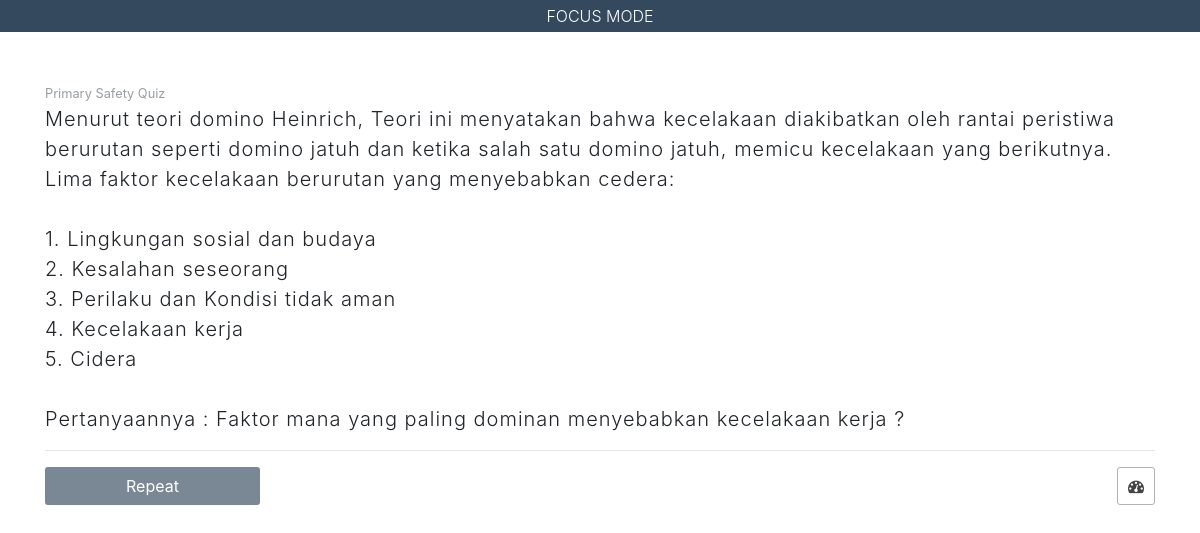
/dashboard/focus/index.php?id=1 (signed in), run on the app's committed database.
### tables this page shows
CREATE TABLE `m_questions` (
  `id` int(10) NOT NULL,
  `no` varchar(3) NOT NULL,
  `question` text NOT NULL,
  `answer` text NOT NULL,
  `sheet` enum('primary','secondary','occupational','disaster','posting') NOT NULL,
  `category` text NOT NULL
);

### dashboard/focus/index.php (the view, shortened to what this page needs)
<?php
  include_once('../../config/connection.php');
  $query        = "SELECT * FROM m_questions WHERE id= ".$_GET['id'];
  $getData      = mysqli_query($link, $query);
  $data         = mysqli_fetch_assoc($getData);
  $sheets = '';
  if('primary' == $data['sheet']){
    $sheets .= 'Primary Safety Quiz';
  } else if('secondary' == $data['sheet']){
    $sheets .= 'Secondary Safety Quiz';
  } else if('occupational' == $data['sheet']){
    $sheets .= 'Occupational Health Quiz';
  } else if('disaster' == $data['sheet']){
    $sheets .= 'Disaster Prevention';
  } else if('posting' == $data['sheet']){
    $sheets .= 'Posting Article Quiz';
  }
?>
<!doctype html>
<html lang="en">
  <head>
    <link rel="stylesheet" href="<?= BASE_URL ?>assets/b4/css/bootstrap.min.css">
    <link rel="stylesheet" href="<?= BASE_URL ?>assets/fa4/css/font-awesome.min.css">
  </head>
  <body>
    <div class="text-center p-1 font-weight-light" style="background-color: #34495e; color:white">
      FOCUS MODE
    </div>
    <div class="container">
        <div id="lookAnswer" style="min-height: 350px;">
          <br><br>
          <small class="text-muted loadData" id="category" style="opacity: 0.7"><?= $sheets; ?></small>
          <p class="lead mb-2 loadData" id="question" style="letter-spacing: 1px;"><?= $data['question']; ?></p>
        </div>
        <hr>
        <div class="row mb-3">
          <div class="col-9">
            <a class="btn btn-md repeatButton loadDataBTN disabled" id="answerPass" style="border-radius: 3px; margin-right: 10px; background-color: #34495e; padding-left: 80px; padding-right: 80px; color: white;" href="#" role="button" disabled="disabled">Repeat</a>
          </div>
          <div class="col-3 text-muted font-weight-light text-right">
            <a class="btn btn-md loadDataBTN" style="border-radius: 3px; margin-left: 10px; padding-left: 10px; padding-right: 10px;  color: #444; border-color: #B2B2B2;" role="button" href="<?= BASE_URL ?>dashboard/"><i class="fa fa-dashboard"></i></a>
          </div>
        </div>
    </div>
  </body>
</html>

### data on the page
m_questions: sheet "Primary Safety Quiz", question "Menurut teori domino Heinrich, Teori ini menyatakan bahwa kecelakaan diakibatkan oleh rantai peristiwa berurutan seperti domino jatuh dan ketika salah satu domino jatuh, memicu kecelakaan yang berikutnya. Lima faktor kecelakaan berurutan yang menyebabkan cedera: 1. Lingkungan sosial dan budaya 2. Kesalahan seseorang 3. Perilaku dan Kondisi tidak aman 4. Kecelakaan kerja 5. Cidera Pertanyaannya : Faktor mana yang paling dominan menyebabkan kecelakaan kerja ?"
